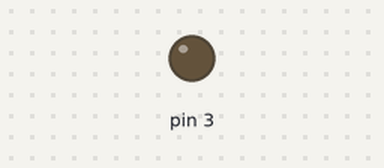
The sketch below on a simulated Arduino Uno, built with avr-gcc and run on an emulated ATmega328P. Shown: output pins drawn as LEDs (lit = HIGH).

Above: at 1.0 s.
At 3.0 s:
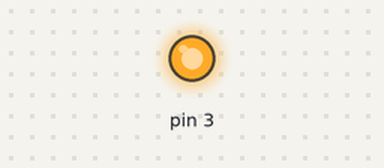
Timing chart, 0 to 5.2 s (numbered marks = the images above):
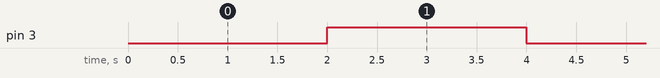

The sketch:

clock.ino
```cpp
void setup() {
  // put your setup code here, to run once:

}

void loop() {
  digitalWrite(3, LOW);

  delay(2000);
  digitalWrite(3, HIGH);
  analogWrite(3,255);
  delay(2000);
}
```

Measured:
- by itself, pin 3: alternates HIGH for 2.0 s and LOW for 2.0 s
